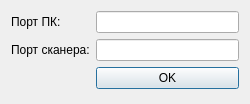
<?xml version="1.0" encoding="UTF-8"?>
<ui version="4.0">
 <class>NetworkConfigWindow</class>
 <widget class="QDialog" name="NetworkConfigWindow">
  <property name="geometry">
   <rect>
    <x>0</x>
    <y>0</y>
    <width>250</width>
    <height>104</height>
   </rect>
  </property>
  <property name="sizePolicy">
   <sizepolicy hsizetype="Preferred" vsizetype="Preferred">
    <horstretch>0</horstretch>
    <verstretch>0</verstretch>
   </sizepolicy>
  </property>
  <property name="minimumSize">
   <size>
    <width>250</width>
    <height>104</height>
   </size>
  </property>
  <property name="maximumSize">
   <size>
    <width>250</width>
    <height>104</height>
   </size>
  </property>
  <property name="windowTitle">
   <string>Сетевые настройки</string>
  </property>
  <layout class="QVBoxLayout" name="verticalLayout">
   <item>
    <layout class="QFormLayout" name="formLayout">
     <item row="0" column="0">
      <widget class="QLabel" name="PCPortLabel">
       <property name="text">
        <string>Порт ПК: </string>
       </property>
      </widget>
     </item>
     <item row="0" column="1">
      <widget class="QLineEdit" name="PCPortInput"/>
     </item>
     <item row="1" column="0">
      <widget class="QLabel" name="scanerPortLabel">
       <property name="text">
        <string>Порт сканера:</string>
       </property>
      </widget>
     </item>
     <item row="1" column="1">
      <widget class="QLineEdit" name="scanerPortInput"/>
     </item>
     <item row="2" column="1">
      <widget class="QPushButton" name="OKButton">
       <property name="text">
        <string>OK</string>
       </property>
      </widget>
     </item>
    </layout>
   </item>
  </layout>
 </widget>
 <resources/>
 <connections/>
</ui>
